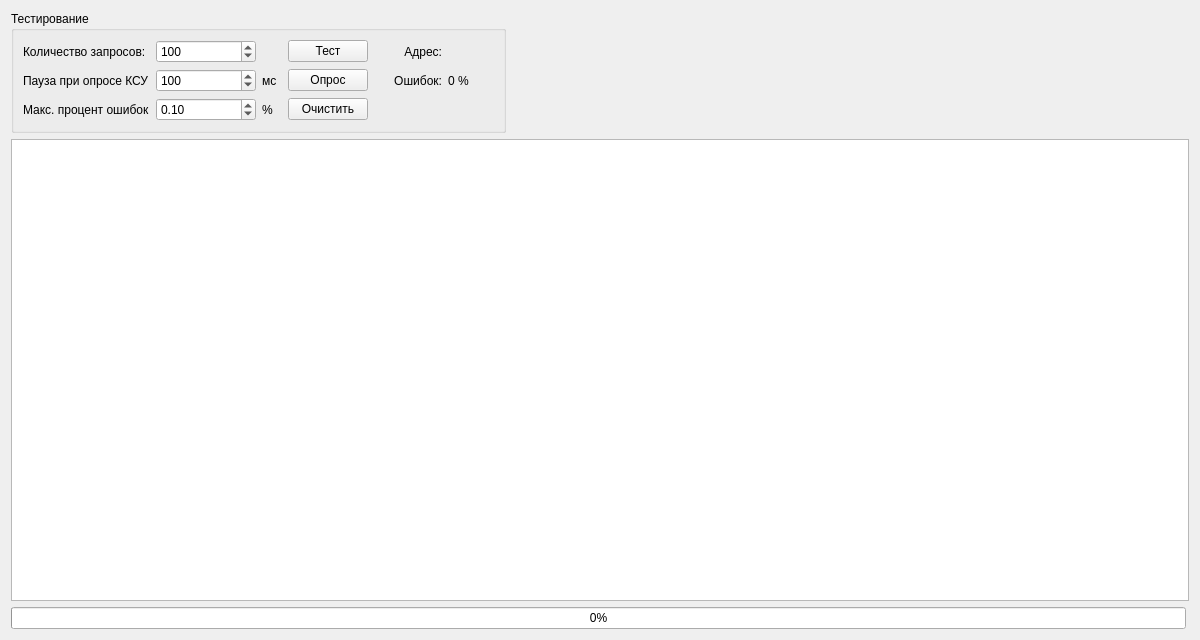
<?xml version="1.0" encoding="UTF-8"?>
<ui version="4.0">
 <class>Ksu735Manual0x10TestingWidget</class>
 <widget class="QWidget" name="Ksu735Manual0x10TestingWidget">
  <property name="geometry">
   <rect>
    <x>0</x>
    <y>0</y>
    <width>1200</width>
    <height>640</height>
   </rect>
  </property>
  <property name="windowTitle">
   <string>Form</string>
  </property>
  <layout class="QVBoxLayout" name="verticalLayout_2">
   <item>
    <layout class="QHBoxLayout" name="topLayout">
     <item>
      <widget class="QGroupBox" name="testingGroupBox">
       <property name="title">
        <string>Тестирование</string>
       </property>
       <layout class="QGridLayout" name="gridLayout">
        <item row="0" column="0">
         <widget class="QLabel" name="requestsCountLabel">
          <property name="text">
           <string>Количество запросов:</string>
          </property>
          <property name="buddy">
           <cstring>requestCountSpinBox</cstring>
          </property>
         </widget>
        </item>
        <item row="0" column="1">
         <widget class="QSpinBox" name="requestCountSpinBox">
          <property name="minimumSize">
           <size>
            <width>100</width>
            <height>0</height>
           </size>
          </property>
          <property name="minimum">
           <number>10</number>
          </property>
          <property name="maximum">
           <number>10000</number>
          </property>
          <property name="value">
           <number>100</number>
          </property>
         </widget>
        </item>
        <item row="0" column="2">
         <spacer name="testSpacer">
          <property name="orientation">
           <enum>Qt::Horizontal</enum>
          </property>
          <property name="sizeType">
           <enum>QSizePolicy::Minimum</enum>
          </property>
          <property name="sizeHint" stdset="0">
           <size>
            <width>20</width>
            <height>20</height>
           </size>
          </property>
         </spacer>
        </item>
        <item row="0" column="3">
         <widget class="QPushButton" name="testButton">
          <property name="text">
           <string>Тест</string>
          </property>
         </widget>
        </item>
        <item row="0" column="5">
         <widget class="QLabel" name="addressTextLabel">
          <property name="layoutDirection">
           <enum>Qt::LeftToRight</enum>
          </property>
          <property name="text">
           <string>Адрес:</string>
          </property>
          <property name="alignment">
           <set>Qt::AlignRight|Qt::AlignTrailing|Qt::AlignVCenter</set>
          </property>
         </widget>
        </item>
        <item row="0" column="6">
         <widget class="QLabel" name="addressLabel">
          <property name="text">
           <string/>
          </property>
         </widget>
        </item>
        <item row="1" column="0">
         <widget class="QLabel" name="requestPauseLabel">
          <property name="text">
           <string>Пауза при опросе КСУ</string>
          </property>
          <property name="buddy">
           <cstring>pauseSpinBox</cstring>
          </property>
         </widget>
        </item>
        <item row="1" column="1">
         <widget class="QSpinBox" name="pauseSpinBox">
          <property name="minimumSize">
           <size>
            <width>100</width>
            <height>0</height>
           </size>
          </property>
          <property name="minimum">
           <number>10</number>
          </property>
          <property name="maximum">
           <number>10000</number>
          </property>
          <property name="value">
           <number>100</number>
          </property>
         </widget>
        </item>
        <item row="1" column="2">
         <widget class="QLabel" name="pauseMeasureUnitLabel">
          <property name="text">
           <string>мс</string>
          </property>
         </widget>
        </item>
        <item row="1" column="3">
         <widget class="QPushButton" name="requestButton">
          <property name="text">
           <string>Опрос</string>
          </property>
         </widget>
        </item>
        <item row="1" column="5">
         <widget class="QLabel" name="errorsTextLabel">
          <property name="text">
           <string>Ошибок:</string>
          </property>
          <property name="alignment">
           <set>Qt::AlignRight|Qt::AlignTrailing|Qt::AlignVCenter</set>
          </property>
         </widget>
        </item>
        <item row="1" column="6">
         <widget class="QLabel" name="errorsLabel">
          <property name="text">
           <string>0 %</string>
          </property>
         </widget>
        </item>
        <item row="2" column="3">
         <widget class="QPushButton" name="clearButton">
          <property name="text">
           <string>Очистить</string>
          </property>
         </widget>
        </item>
        <item row="0" column="4">
         <spacer name="addressSpacer">
          <property name="orientation">
           <enum>Qt::Horizontal</enum>
          </property>
          <property name="sizeType">
           <enum>QSizePolicy::Minimum</enum>
          </property>
          <property name="sizeHint" stdset="0">
           <size>
            <width>20</width>
            <height>20</height>
           </size>
          </property>
         </spacer>
        </item>
        <item row="2" column="5" colspan="2">
         <spacer name="horizontalSpacer_2">
          <property name="orientation">
           <enum>Qt::Horizontal</enum>
          </property>
          <property name="sizeType">
           <enum>QSizePolicy::Minimum</enum>
          </property>
          <property name="sizeHint" stdset="0">
           <size>
            <width>100</width>
            <height>20</height>
           </size>
          </property>
         </spacer>
        </item>
        <item row="2" column="0">
         <widget class="QLabel" name="spQualityLabel">
          <property name="text">
           <string>Макс. процент ошибок</string>
          </property>
         </widget>
        </item>
        <item row="2" column="2">
         <widget class="QLabel" name="label">
          <property name="text">
           <string>%</string>
          </property>
         </widget>
        </item>
        <item row="2" column="1">
         <widget class="QDoubleSpinBox" name="spQualitySpin">
          <property name="maximum">
           <double>100.000000000000000</double>
          </property>
          <property name="singleStep">
           <double>0.100000000000000</double>
          </property>
          <property name="value">
           <double>0.100000000000000</double>
          </property>
         </widget>
        </item>
       </layout>
      </widget>
     </item>
     <item>
      <spacer name="horizontalSpacer">
       <property name="orientation">
        <enum>Qt::Horizontal</enum>
       </property>
       <property name="sizeType">
        <enum>QSizePolicy::Expanding</enum>
       </property>
       <property name="sizeHint" stdset="0">
        <size>
         <width>40</width>
         <height>20</height>
        </size>
       </property>
      </spacer>
     </item>
    </layout>
   </item>
   <item>
    <widget class="QTableView" name="tableView">
     <property name="sortingEnabled">
      <bool>true</bool>
     </property>
    </widget>
   </item>
   <item>
    <layout class="QHBoxLayout" name="horizontalLayout">
     <property name="spacing">
      <number>0</number>
     </property>
     <item>
      <widget class="QProgressBar" name="progressBar">
       <property name="value">
        <number>0</number>
       </property>
      </widget>
     </item>
     <item>
      <widget class="Line" name="progressLine">
       <property name="styleSheet">
        <string notr="true">background-color: rgba(0, 0, 0, 0);</string>
       </property>
       <property name="lineWidth">
        <number>0</number>
       </property>
       <property name="orientation">
        <enum>Qt::Vertical</enum>
       </property>
      </widget>
     </item>
    </layout>
   </item>
  </layout>
 </widget>
 <resources/>
 <connections/>
</ui>
